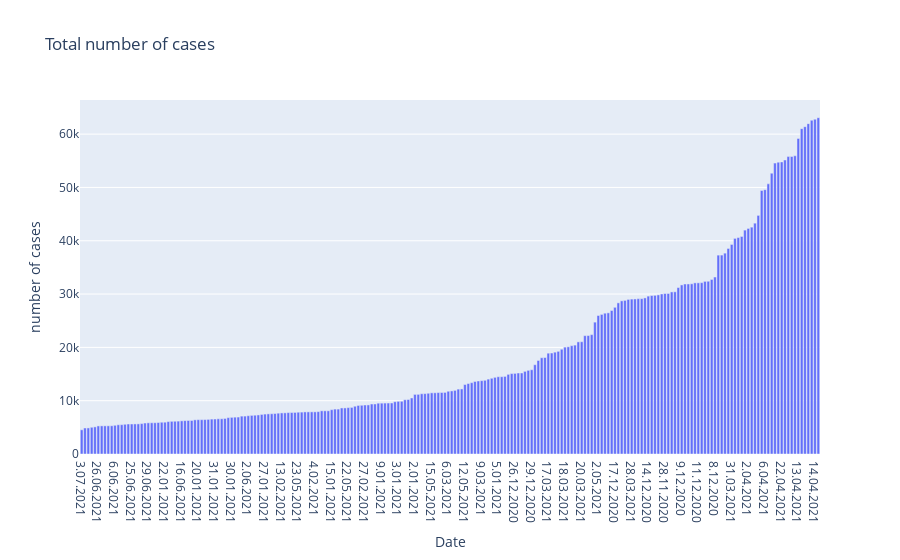

This figure's notebook cell:
### Code cell
bar_data = df.groupby(['number of cases'])['Date'].sum().reset_index()
fig = px.bar(bar_data, x="Date", y="number of cases", title='Total number of cases') 
fig.show()

### Figure 1 — Plotly figure (JSON) as saved in the notebook; plotly's stock layout.template omitted (floating-point values rounded to 4 significant figures; data arrays with more than 128 entries replaced by an {"elided": "..."} marker saying what was removed)
{"data": [{"alignmentgroup": "True", "hovertemplate": "Date=%{x}<br>number of cases=%{y}<extra></extra>", "legendgroup": "", "marker": {"color": "#636efa", "pattern": {"shape": ""}}, "name": "", "offsetgroup": "", "orientation": "v", "showlegend": false, "textposition": "auto", "type": "bar", "x": {"elided": "222 str values"}, "xaxis": "x", "y": {"elided": "222 float values"}, "yaxis": "y"}], "layout": {"barmode": "relative", "legend": {"tracegroupgap": 0}, "title": {"text": "Total number of cases"}, "xaxis": {"anchor": "y", "domain": [0, 1], "title": {"text": "Date"}}, "yaxis": {"anchor": "x", "domain": [0, 1], "title": {"text": "number of cases"}}}}
